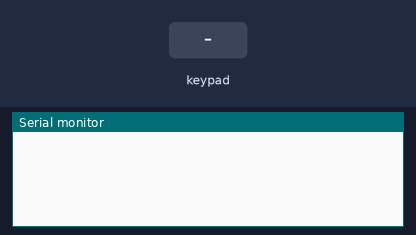
This sketch was run on a simulated Arduino Uno, built with avr-gcc and run on an emulated ATmega328P. On the bench: the last lines printed to the serial monitor. Inputs (shaded band) come from the test bench.

Above: at 1.2 s.
1.3 s: key '0' pressed
At 2.4 s:
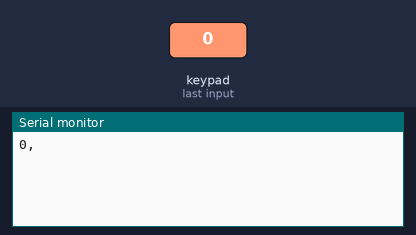
2.8 s: keypad keys 1 2 pressed 0.4 s apart
At 3.8 s:
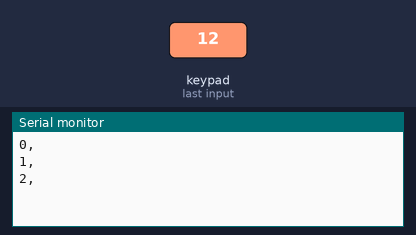
5.1 s: key '3' pressed
At 6.3 s:
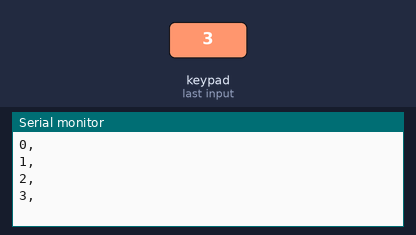
6.6 s: keypad keys 1 2 A pressed 0.4 s apart
At 8.2 s:
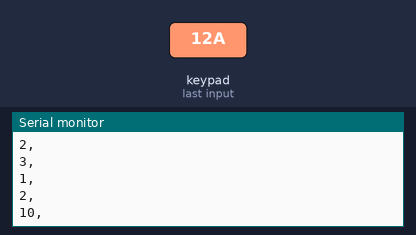
Timing chart, 0 to 9.7 s (numbered marks = the images above; inputs shaded):
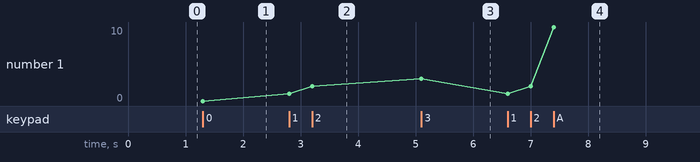

The sketch:

firmware.ino
```cpp
#include <Wire.h>
#include "Adafruit_MPR121.h"

#ifndef _BV
#define _BV(bit) (1 << (bit))
#endif

Adafruit_MPR121 cap = Adafruit_MPR121();

uint16_t lasttouched = 0;
uint16_t currtouched = 0;

void setup() {
  Serial.begin(115200);

  while (!Serial) {
    delay(10);
  }

  //Serial.println("Adafruit MPR121 Capacitive Touch sensor test");

  if (!cap.begin(0x5A)) {
    //Serial.println("MPR121 not found, check wiring?");
    while (1);
  }
  //Serial.println("MPR121 found!");
}

void loop() {
  // Get the currently touched pads
  currtouched = cap.touched();

  for (uint8_t i=0; i<12; i++) {
    if ((currtouched & _BV(i)) && !(lasttouched & _BV(i)) ) {
      Serial.print(i); //Serial.println(" touched");
      Serial.print(",\n");
    }
    if (!(currtouched & _BV(i)) && (lasttouched & _BV(i)) ) {
      //Serial.print(i); Serial.println(" released");
    }
  }

  // reset our state
  lasttouched = currtouched;

  return;

  // debugging info, what
  Serial.print("\t\t\t\t\t\t\t\t\t\t\t\t\t 0x"); Serial.println(cap.touched(), HEX);
  Serial.print("Filt: ");
  for (uint8_t i=0; i<12; i++) {
    Serial.print(cap.filteredData(i)); Serial.print("\t");
  }
  Serial.println();
  Serial.print("Base: ");
  for (uint8_t i=0; i<12; i++) {
    Serial.print(cap.baselineData(i)); Serial.print("\t");
  }
  Serial.println();

  // put a delay so it isn't overwhelming
  delay(300);
}
```

Measured:
- after the input at 1.3 s, the serial monitor: prints a new line at once (image 1)
- after the input at 2.8 s, the serial monitor: prints a new line at once (image 2)
- after the input at 5.1 s, the serial monitor: prints a new line at once (image 3)
- after the input at 6.6 s, the serial monitor: prints a new line at once (image 4)
- plotted number 1: 0 → 2 after the input at 2.8 s, 2 → 3 after the input at 5.1 s, 3 → 10 after the input at 6.6 s
